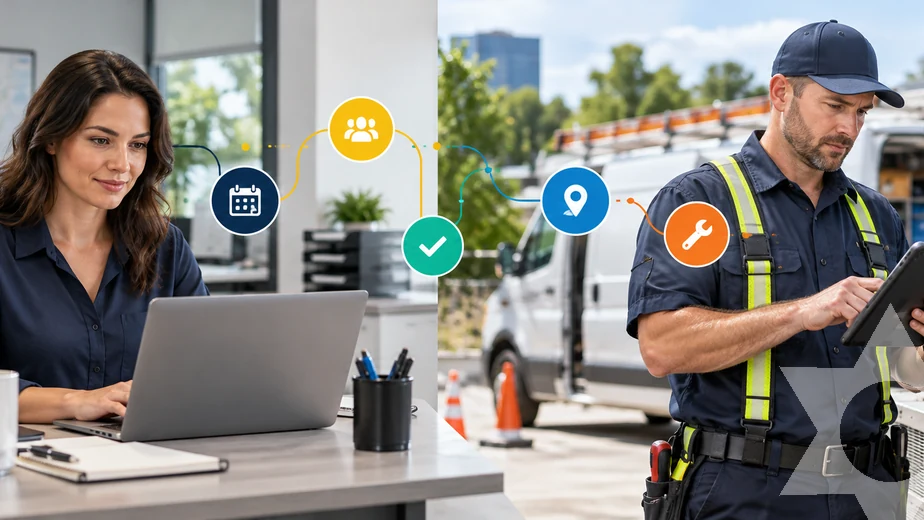
#> input picture assets/images/blog/ai-features-field-service-software/ai-features-field-service-software-hero-listing-924x520.webp, 924 x 520 px, given in place of call_bCNYEvvgCL5M4mkWX7Zfnwar.png, which was not available
$ python create_overtime_tracker_images.py
#> lines starting #> are read from the running program, lines starting #| are printed output that depends on the picture; after the words box and inside, x2 and y2 are one past the last pixel; in counts of white or black regions, pixels touching at a corner belong together; pictures that were not available may be replaced by others from this repository, and a replacement may not be noted
#> in create_feature, source is the input picture: PIL image 924x520 RGB; mean R, G, B 137.2, 135.1, 129.7
from __future__ import annotations

import math
import urllib.request
from io import BytesIO
from pathlib import Path

from PIL import Image, ImageDraw, ImageFilter, ImageFont


ROOT = Path(__file__).resolve().parents[1]
OUT_DIR = ROOT / "assets" / "images" / "blog" / "overtime-tracker"
SOURCE_FEATURE = Path(
    r"C:\Users\patrick.grueschow\.codex\generated_images\01a0cf94-b3ff-7ed1-9c0e-4b0dc371d867\call_bCNYEvvgCL5M4mkWX7Zfnwar.png"
)

JOB_DETAIL_REPORT_URL = (
    "https://www.datocms-assets.com/16247/1753905086-clockshark-job-detail-report-summary.webp"
)

FONT_REGULAR = Path(r"C:\Windows\Fonts\segoeui.ttf")
FONT_BOLD = Path(r"C:\Windows\Fonts\segoeuib.ttf")
FONT_SEMIBOLD = Path(r"C:\Windows\Fonts\seguisb.ttf")

TEAL = "#153243"
BLUE = "#005288"
LIGHT_BLUE = "#E8F4FA"
MID_BLUE = "#2D79A0"
ORANGE = "#F49B2F"
INK = "#153243"
MUTED = "#5B6B74"
BG = "#F6FAFC"
WHITE = "#FFFFFF"
LINE = "#D5E5EC"
GREEN = "#2C9B73"


def font(size: int, bold: bool = False) -> ImageFont.FreeTypeFont:
    preferred = FONT_BOLD if bold else FONT_REGULAR
    if bold and FONT_SEMIBOLD.exists():
        preferred = FONT_SEMIBOLD
    if preferred.exists():
        return ImageFont.truetype(str(preferred), size=size)
    return ImageFont.load_default(size=size)


def gradient(size: tuple[int, int], top: str, bottom: str) -> Image.Image:
#> called with size = (1040, 520), top = '#153243', bottom = '#005288'
    width, height = size
    top_rgb = hex_to_rgb(top)
    bottom_rgb = hex_to_rgb(bottom)
    image = Image.new("RGB", size, top_rgb)
    pixels = image.load()
    for y in range(height):
        ratio = y / max(height - 1, 1)
        color = tuple(
            round(top_rgb[i] * (1 - ratio) + bottom_rgb[i] * ratio) for i in range(3)
        )
        for x in range(width):
            pixels[x, y] = color
    return image


def hex_to_rgb(value: str) -> tuple[int, int, int]:
    value = value.lstrip("#")
    return tuple(int(value[i : i + 2], 16) for i in (0, 2, 4))


def cover_crop(image: Image.Image, target: tuple[int, int]) -> Image.Image:
#> called with target = (964, 450)
    image = image.convert("RGB")
    target_w, target_h = target
    src_w, src_h = image.size
#> src_w = 924; src_h = 520
    scale = max(target_w / src_w, target_h / src_h)
#> scale = 1.04
    resized = image.resize(
        (math.ceil(src_w * scale), math.ceil(src_h * scale)),
        Image.Resampling.LANCZOS,
    )
    left = (resized.width - target_w) // 2
#> left = 0
    top = (resized.height - target_h) // 2
#> top = 46
    return resized.crop((left, top, left + target_w, top + target_h))
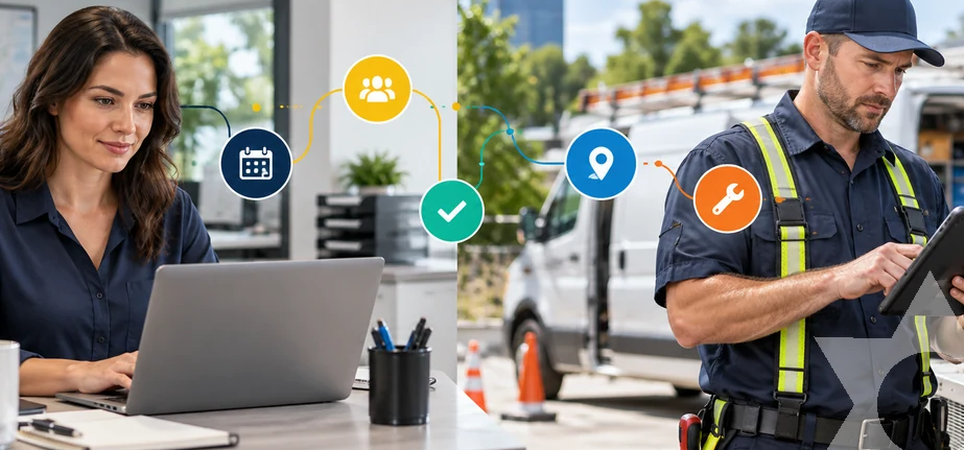
#> returned value: PIL image 964x450 RGB; mean R, G, B 131.6, 128.6, 121.4


# [14 lines left out: function contain_fit, not called in this run]


def rounded_mask(size: tuple[int, int], radius: int) -> Image.Image:
    mask = Image.new("L", size, 0)
    draw = ImageDraw.Draw(mask)
    draw.rounded_rectangle((0, 0, size[0] - 1, size[1] - 1), radius=radius, fill=255)
    return mask


def paste_rounded(
    canvas: Image.Image,
    image: Image.Image,
    xy: tuple[int, int],
    radius: int,
    shadow: bool = True,
) -> None:
#> called with xy = (38, 35), radius = 25, shadow = True
    if shadow:
        shadow_layer = Image.new("RGBA", canvas.size, (0, 0, 0, 0))
#> shadow_layer: PIL image 1040x520 RGBA; every value is 0
        shadow_draw = ImageDraw.Draw(shadow_layer)
        x, y = xy
        shadow_draw.rounded_rectangle(
            (x + 2, y + 8, x + image.width + 2, y + image.height + 8),
            radius=radius,
            fill=(0, 0, 0, 70),
        )
        shadow_layer = shadow_layer.filter(ImageFilter.GaussianBlur(14))
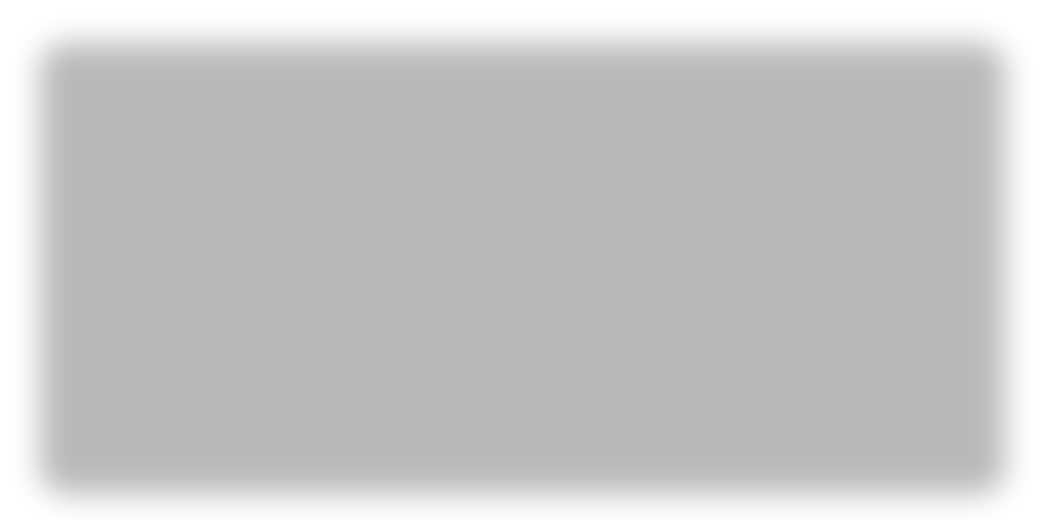
#> shadow_layer: PIL image 1040x520 RGBA; mean R, G, B, A 0, 0, 0, 56.2; transparent parts drawn white
        canvas.alpha_composite(shadow_layer)
    mask = rounded_mask(image.size, radius)
#> in rounded_mask, `mask = Image.new("L", size, 0)`: mask: PIL image 964x450 L; every value is 0
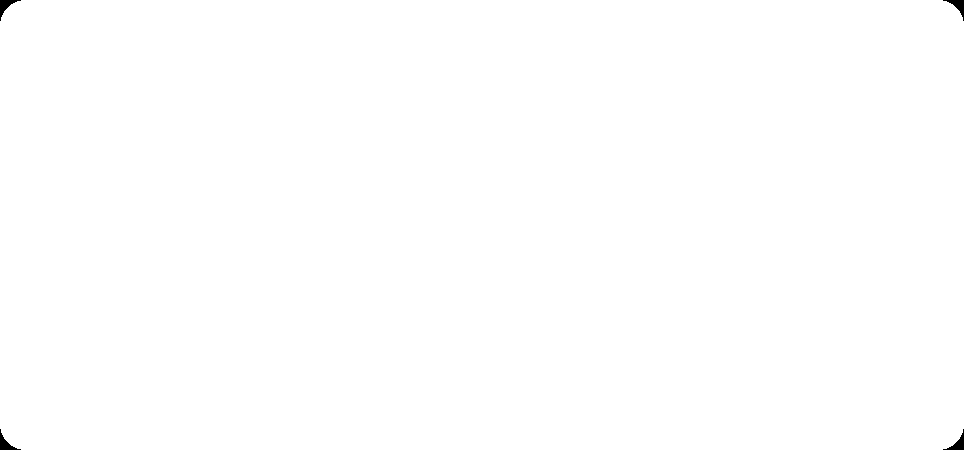
#> mask: PIL image 964x450 L; 99.9% white; 4 black regions, box (x1, y1, x2, y2) and area: (0, 0, 21, 21) 144, (943, 0, 964, 21) 144, (0, 429, 21, 450) 144, (943, 429, 964, 450) 144
    canvas.paste(image.convert("RGBA"), xy, mask)
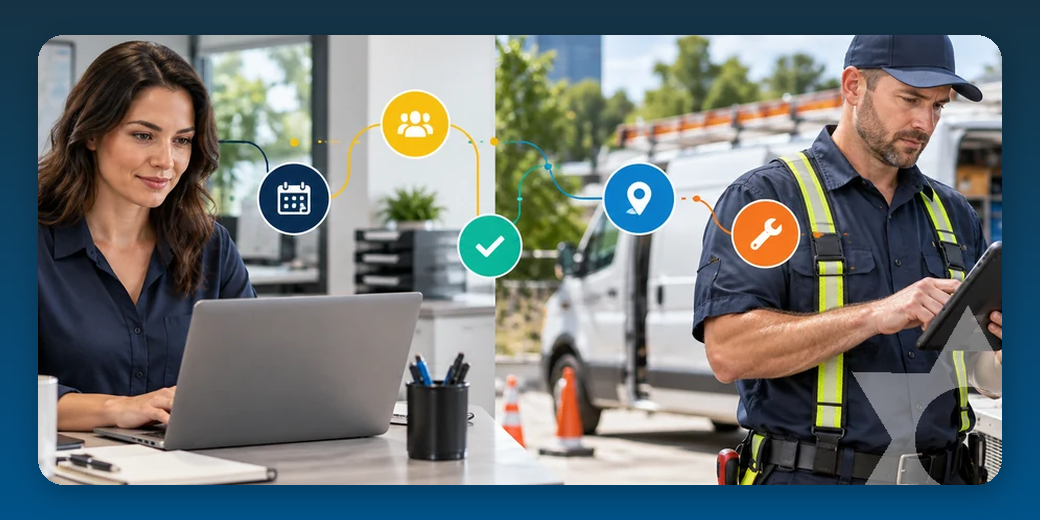
#> canvas: PIL image 1040x520 RGBA; mean R, G, B, A 107.4, 115.4, 116.3, 255


def draw_wrapped_text(
    draw: ImageDraw.ImageDraw,
    text: str,
    xy: tuple[int, int],
    max_width: int,
    text_font: ImageFont.FreeTypeFont,
    fill: str,
    line_gap: int = 6,
) -> int:
    words = text.split()
    lines: list[str] = []
    current = ""
    for word in words:
        test = f"{current} {word}".strip()
        if draw.textbbox((0, 0), test, font=text_font)[2] <= max_width:
            current = test
        else:
            if current:
                lines.append(current)
            current = word
    if current:
        lines.append(current)
    x, y = xy
    for line in lines:
        draw.text((x, y), line, font=text_font, fill=fill)
        bbox = draw.textbbox((x, y), line, font=text_font)
        y += bbox[3] - bbox[1] + line_gap
    return y


def draw_centered_text(
    draw: ImageDraw.ImageDraw,
    text: str,
    box: tuple[int, int, int, int],
    text_font: ImageFont.FreeTypeFont,
    fill: str,
) -> None:
    bbox = draw.textbbox((0, 0), text, font=text_font)
    width = bbox[2] - bbox[0]
    height = bbox[3] - bbox[1]
    x = box[0] + ((box[2] - box[0]) - width) / 2
    y = box[1] + ((box[3] - box[1]) - height) / 2 - 1
    draw.text((x, y), text, font=text_font, fill=fill)


# [36 lines left out: function draw_centered_wrapped_text, not called in this run]


def draw_arrow(
    draw: ImageDraw.ImageDraw,
    start: tuple[int, int],
    end: tuple[int, int],
    fill: str,
    width: int = 4,
) -> None:
    draw.line((start, end), fill=fill, width=width)
    angle = math.atan2(end[1] - start[1], end[0] - start[0])
    size = width * 3
    p1 = (
        end[0] - size * math.cos(angle - math.pi / 6),
        end[1] - size * math.sin(angle - math.pi / 6),
    )
    p2 = (
        end[0] - size * math.cos(angle + math.pi / 6),
        end[1] - size * math.sin(angle + math.pi / 6),
    )
    draw.polygon((end, p1, p2), fill=fill)


def save_webp(image: Image.Image, path: Path) -> None:
    path.parent.mkdir(parents=True, exist_ok=True)
    image.convert("RGB").save(path, "WEBP", quality=86, method=6)


def create_feature() -> Path:
    source = Image.open(SOURCE_FEATURE).convert("RGB")
    canvas = gradient((1040, 520), TEAL, BLUE).convert("RGBA")
    framed = cover_crop(source, (964, 450))
    paste_rounded(canvas, framed, (38, 35), 25, shadow=True)
    path = OUT_DIR / "overtime-tracker-field-crews-feature.webp"
    save_webp(canvas, path)
    return path


def icon_clock(draw: ImageDraw.ImageDraw, cx: int, cy: int, color: str, scale: int = 1) -> None:
    draw.ellipse(
        (cx - 20 * scale, cy - 20 * scale, cx + 20 * scale, cy + 20 * scale),
        outline=color,
        width=4 * scale,
    )
    draw.line((cx, cy, cx, cy - 13 * scale), fill=color, width=4 * scale)
    draw.line((cx, cy, cx + 12 * scale, cy + 7 * scale), fill=color, width=4 * scale)


def icon_rules(draw: ImageDraw.ImageDraw, cx: int, cy: int, color: str, scale: int = 1) -> None:
    draw.rounded_rectangle(
        (cx - 18 * scale, cy - 23 * scale, cx + 18 * scale, cy + 23 * scale),
        radius=5 * scale,
        outline=color,
        width=4 * scale,
    )
    for i in range(3):
        y = cy - 12 * scale + i * 12 * scale
        draw.line((cx - 9 * scale, y, cx + 11 * scale, y), fill=color, width=3 * scale)


def icon_alert(draw: ImageDraw.ImageDraw, cx: int, cy: int, color: str, scale: int = 1) -> None:
    points = [
        (cx, cy - 24 * scale),
        (cx - 25 * scale, cy + 20 * scale),
        (cx + 25 * scale, cy + 20 * scale),
    ]
    draw.line(points + [points[0]], fill=color, width=4 * scale, joint="curve")
    draw.line((cx, cy - 8 * scale, cx, cy + 6 * scale), fill=color, width=4 * scale)
    draw.ellipse(
        (cx - 2 * scale, cy + 12 * scale, cx + 2 * scale, cy + 16 * scale),
        fill=color,
    )


def icon_approve(draw: ImageDraw.ImageDraw, cx: int, cy: int, color: str, scale: int = 1) -> None:
    draw.rounded_rectangle(
        (cx - 22 * scale, cy - 20 * scale, cx + 22 * scale, cy + 20 * scale),
        radius=7 * scale,
        outline=color,
        width=4 * scale,
    )
    draw.line(
        (
            cx - 11 * scale,
            cy + scale,
            cx - 2 * scale,
            cy + 10 * scale,
            cx + 15 * scale,
            cy - 11 * scale,
        ),
        fill=GREEN,
        width=5 * scale,
    )


def icon_jobs(draw: ImageDraw.ImageDraw, cx: int, cy: int, color: str, scale: int = 1) -> None:
    draw.rectangle(
        (cx - 24 * scale, cy - 8 * scale, cx + 24 * scale, cy + 20 * scale),
        outline=color,
        width=4 * scale,
    )
    draw.rectangle(
        (cx - 11 * scale, cy - 22 * scale, cx + 11 * scale, cy - 8 * scale),
        outline=color,
        width=4 * scale,
    )
    draw.line((cx - 6 * scale, cy - 8 * scale, cx - 6 * scale, cy + 20 * scale), fill=color, width=3 * scale)
    draw.line((cx + 6 * scale, cy - 8 * scale, cx + 6 * scale, cy + 20 * scale), fill=color, width=3 * scale)


def icon_export(draw: ImageDraw.ImageDraw, cx: int, cy: int, color: str, scale: int = 1) -> None:
    draw.rounded_rectangle(
        (cx - 22 * scale, cy - 19 * scale, cx + 22 * scale, cy + 21 * scale),
        radius=6 * scale,
        outline=color,
        width=4 * scale,
    )
    draw.line((cx - 5 * scale, cy - 7 * scale, cx + 10 * scale, cy + 8 * scale), fill=color, width=4 * scale)
    draw.line((cx + 10 * scale, cy + 8 * scale, cx - 5 * scale, cy + 23 * scale), fill=color, width=4 * scale)
    draw.line((cx - 15 * scale, cy + 8 * scale, cx + 10 * scale, cy + 8 * scale), fill=color, width=4 * scale)


def create_workflow_diagram() -> Path:
    output_size = (1200, 675)
    render_scale = 3
    image = Image.new("RGBA", (output_size[0] * render_scale, output_size[1] * render_scale), BG)
#> image: PIL image 3600x2025 RGBA
    draw = ImageDraw.Draw(image)
    title_font = font(40 * render_scale, bold=True)
    label_font = font(23 * render_scale, bold=True)
    body_font = font(17 * render_scale)
    small_font = font(18 * render_scale, bold=True)

    def xy(x: int, y: int) -> tuple[int, int]:
        return x * render_scale, y * render_scale

    def box(bounds: tuple[int, int, int, int]) -> tuple[int, int, int, int]:
        return tuple(value * render_scale for value in bounds)

    def distance(value: int) -> int:
        return value * render_scale

    draw.text(xy(58, 48), "Overtime tracking software workflow", font=title_font, fill=INK)
    draw.text(
        xy(60, 105),
        "From field clock-in to payroll export",
        font=font(24 * render_scale),
        fill=MUTED,
    )

    steps = [
        ("1", "Capture hours", "Employee, job, and time"),
        ("2", "Apply rules", "Daily or weekly thresholds"),
        ("3", "Flag overtime", "Exceptions before payroll"),
        ("4", "Review and approve", "Supervisor checks the record"),
        ("5", "Connect to jobs", "Labor by job and task"),
        ("6", "Export payroll", "Approved hours ready"),
    ]
    icon_funcs = [icon_clock, icon_rules, icon_alert, icon_approve, icon_jobs, icon_export]
    cards = [
        (70, 178, 374, 338),
        (448, 178, 752, 338),
        (826, 178, 1130, 338),
        (826, 388, 1130, 548),
        (448, 388, 752, 548),
        (70, 388, 374, 548),
    ]
    arrow_color = "#88AFC0"

    connectors = [
        ((390, 258), (432, 258)),
        ((768, 258), (810, 258)),
        ((978, 354), (978, 372)),
        ((810, 468), (768, 468)),
        ((432, 468), (390, 468)),
    ]
    for start, end in connectors:
        draw_arrow(draw, xy(*start), xy(*end), arrow_color, width=distance(4))

    for idx, (num, label, sub) in enumerate(steps):
        card = box(cards[idx])
        card_color = ORANGE if idx == 2 else MID_BLUE
        shadow = Image.new("RGBA", image.size, (0, 0, 0, 0))
        shadow_draw = ImageDraw.Draw(shadow)
        shadow_draw.rounded_rectangle(
            (card[0] + distance(4), card[1] + distance(8), card[2] + distance(4), card[3] + distance(8)),
            radius=distance(20),
            fill=(0, 0, 0, 28),
        )
        shadow = shadow.filter(ImageFilter.GaussianBlur(distance(10)))
        image.alpha_composite(shadow)
        draw.rounded_rectangle(card, radius=distance(20), fill=WHITE, outline=LINE, width=distance(2))
        draw.rounded_rectangle(
            (card[0], card[1], card[0] + distance(7), card[3]),
            radius=distance(20),
            fill=card_color,
        )
        draw.rectangle((card[0] + distance(4), card[1], card[0] + distance(12), card[3]), fill=card_color)

        badge = (card[0] + distance(30), card[1] + distance(24), card[0] + distance(74), card[1] + distance(68))
        draw.ellipse(badge, fill=card_color)
        draw_centered_text(draw, num, badge, small_font, WHITE)
        icon_funcs[idx](draw, card[2] - distance(58), card[1] + distance(48), card_color, scale=render_scale)
        draw_wrapped_text(
            draw,
            label,
            (card[0] + distance(30), card[1] + distance(86)),
            distance(248),
            label_font,
            INK,
            line_gap=distance(4),
        )
        draw_wrapped_text(
            draw,
            sub,
            (card[0] + distance(30), card[1] + distance(120)),
            distance(248),
            body_font,
            MUTED,
            line_gap=distance(4),
        )
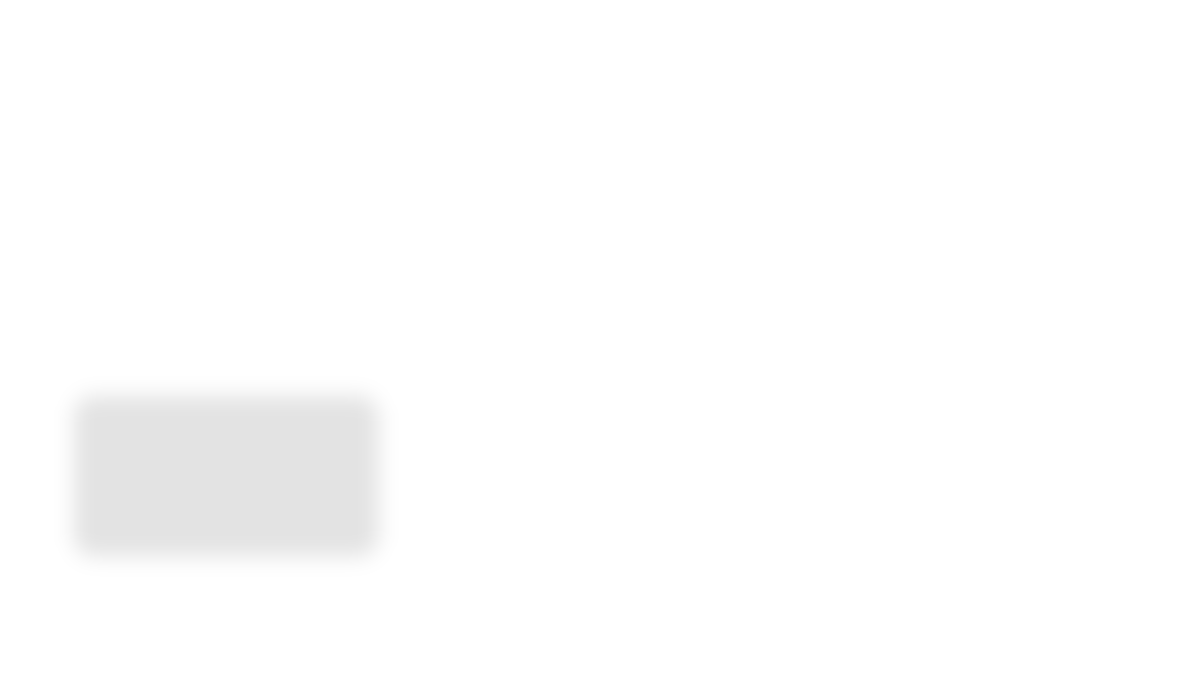
#> shadow: PIL image 3600x2025 RGBA (shown at 1/3 size); mean R, G, B, A 0, 0, 0, 1.7; transparent parts drawn white

    band = box((65, 585, 1135, 638))
    draw.rounded_rectangle(band, radius=distance(18), fill="#EAF5F8", outline="#CDE3EA", width=distance(2))
    draw.text(xy(92, 601), "Control point:", font=font(20 * render_scale, bold=True), fill=INK)
    draw.text(
        xy(228, 601),
        "Each step gives the next owner a specific record to check before payroll.",
        font=font(20 * render_scale),
        fill=INK,
    )

    path = OUT_DIR / "overtime-tracking-software-clock-in-to-payroll.webp"
    image = image.resize(output_size, Image.Resampling.LANCZOS)
#> image: PIL image 1200x675 RGBA
    save_webp(image, path)
    return path


def download_image(url: str) -> Image.Image:
    request = urllib.request.Request(
        url,
        headers={
            "User-Agent": "Mozilla/5.0 (compatible; seomachine-image-prep/1.0)",
            "Accept": "image/avif,image/webp,image/apng,image/svg+xml,image/*,*/*;q=0.8",
        },
    )
    with urllib.request.urlopen(request, timeout=30) as response:
        return Image.open(BytesIO(response.read())).convert("RGBA")
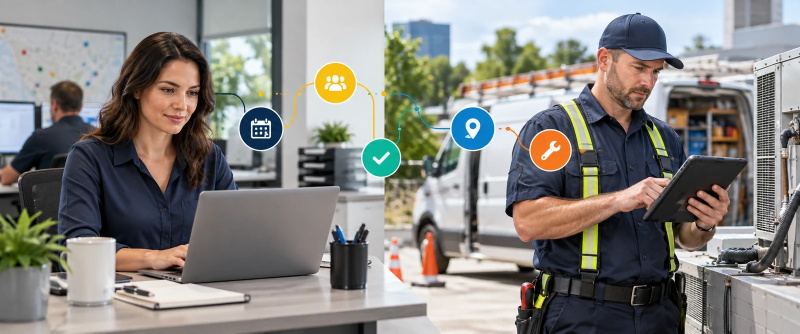
#> input picture assets/images/blog/ai-features-field-service-software/ai-features-field-service-software-hero-source.webp, 1600 x 667 px, given in place of 1753905086-clockshark-job-detail-report-summary.webp, which was not available (shown at 1/2 size)
#> returned value: PIL image 1600x667 RGBA


def create_report_visual() -> Path:
    source = download_image(JOB_DETAIL_REPORT_URL)
    target = (1200, 675)
    scale = min((target[0] - 60) / source.width, (target[1] - 36) / source.height)
#> scale = 0.713
    resized = source.resize(
        (round(source.width * scale), round(source.height * scale)),
        Image.Resampling.LANCZOS,
    )
#> resized: PIL image 1140x475 RGBA
    image = Image.new("RGBA", target, "#F6F8F9")
    image.alpha_composite(
        resized,
        ((target[0] - resized.width) // 2, (target[1] - resized.height) // 2),
    )
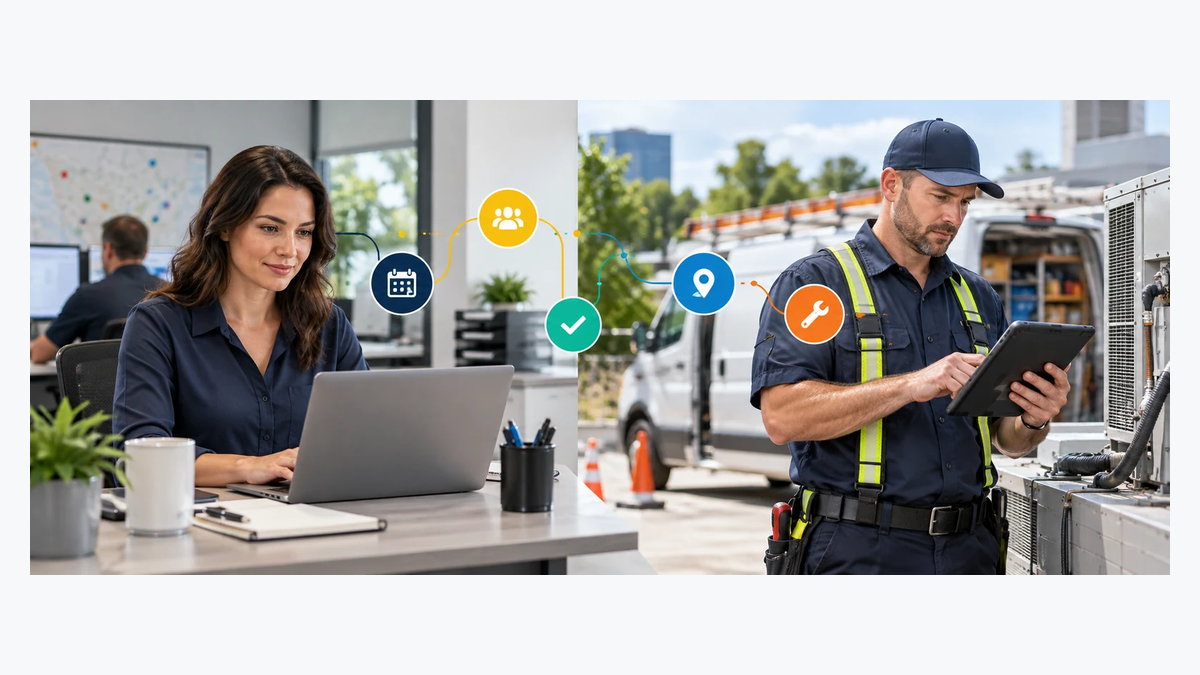
#> image: PIL image 1200x675 RGBA; mean R, G, B, A 171.3, 170.8, 168.3, 255

    path = OUT_DIR / "employee-overtime-tracking-by-job.webp"
    save_webp(image, path)
    return path


def main() -> None:
    OUT_DIR.mkdir(parents=True, exist_ok=True)
    outputs = [create_feature(), create_workflow_diagram(), create_report_visual()]
    for output in outputs:
        with Image.open(output) as check:
            print(f"{output} | {check.size[0]}x{check.size[1]} | {output.stat().st_size} bytes")
#| assets/images/blog/overtime-tracker/overtime-tracker-field-crews-feature.webp | 1040x520 | 53350 bytes


if __name__ == "__main__":
    main()
